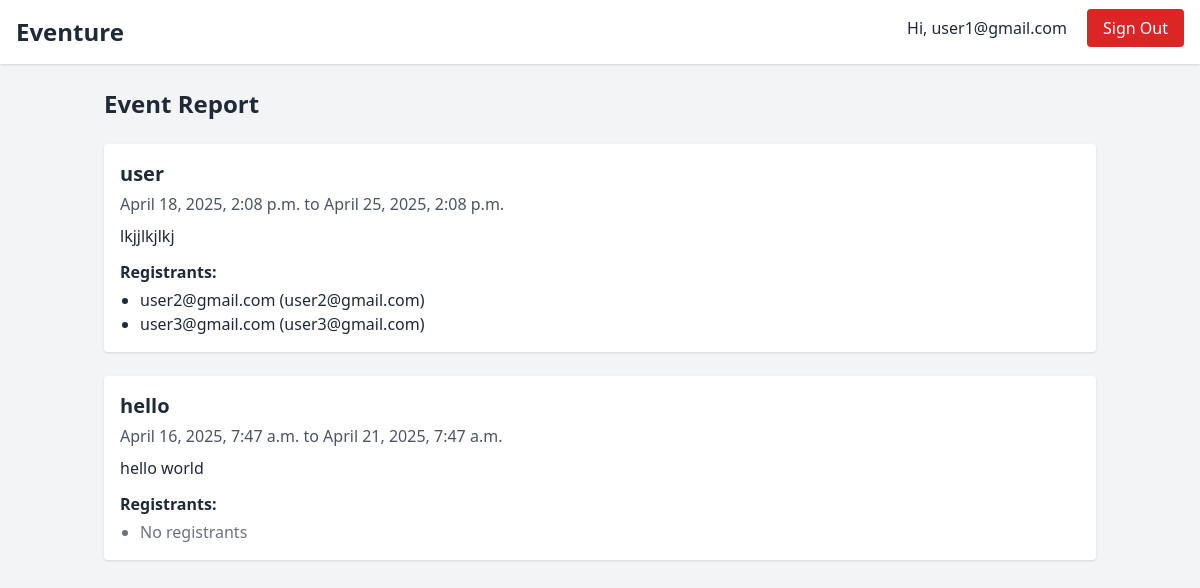
The app's page /events/reports/registrations/ (signed in) with its own data.
### events/models.py (models this page shows, shortened)
class Events(models.Model):
    name = models.CharField(max_length=200)
    description = models.TextField()
    start_date = models.DateTimeField()
    end_date = models.DateTimeField()
    users = models.ManyToManyField(Users, related_name='registered_events')

class Users(models.Model):
    user = models.OneToOneField(User, on_delete=models.CASCADE)
    group = models.ForeignKey(Group, on_delete=models.CASCADE, related_name='users')

### events/views.py (the view)
# urls.py: path('reports/registrations/', eventsViews.event_report, name='event_report'),
@login_required
def event_report(request):
    if not is_admin(request.user):
        return redirect('events')
    events = Events.objects.prefetch_related('users__user').all()
    return render(request, 'event_report.html', {
        'is_admin': True,
        'events': events
    })

### events/views.py (called while the page is built)
def is_admin(user):
    return hasattr(user, 'users') and user.users.group.group_name == 'administrator'

### events/templates/event_report.html
{% extends 'base.html' %}
{% block content %}
<h2 class="text-2xl font-bold mb-6">Event Report</h2>
{% for event in events %}
  <div class="bg-white shadow p-4 rounded mb-6">
    <h3 class="text-xl font-semibold mb-1">{{ event.name }}</h3>
    <p class="text-gray-600">{{event.start_date}} to {{event.end_date}}</p>
    <p class="mt-2">{{ event.description }}</p>
    {% if is_admin %}
      <h4 class="font-semibold mt-3 mb-1">Registrants:</h4>
      <ul class="list-disc pl-5">
        {% for user in event.users.all %}
          <li>{{user.user.username}} ({{user.user.email}})</li>
        {% empty %}
          <li class="text-gray-500">No registrants</li>
        {% endfor %}
      </ul>
    {% else %}
      {% if event.id in registered_ids %}
        <p class="text-green-600 mt-2 font-semibold">You are registered for this event</p>
      {% else %}
        <p class="text-gray-400 mt-2 italic">You are not registered for this event</p>
      {% endif %}
    {% endif %}
  </div>
{% endfor %}
{% endblock %}

### eventure/templates/base.html (shortened to what this page needs)
<!DOCTYPE html>
<html lang="en">
<head>
  <script src="https://cdn.tailwindcss.com"></script>
</head>
<body class="bg-gray-100 text-gray-800">
  <nav class="bg-white shadow p-4 mb-6 flex justify-between">
    <div><a href="{% url 'events' %}" class="text-2xl font-bold">Eventure</a></div>
    <div>
      {% if user.is_authenticated %}
      <span class="mr-4">Hi, {{user.username}}</span>
      <a href="{% url 'signoutaccount' %}" class="bg-red-600 text-white px-4 py-2 rounded hover:bg-red-700">
        Sign Out
      </a>
      {% endif %}
    </div>
  </nav>
  <div class="container mx-auto px-4">
    {% block content %}{% endblock %}
  </div>
</body>
</html>

### records on screen
Events: name "user", start_date "April 18, 2025, 2:08 p.m.", end_date "April 25, 2025, 2:08 p.m.", description "lkjjlkjlkj"
Users: user.username "user2@gmail.com", user.email "user2@gmail.com"
Users: user.username "user3@gmail.com", user.email "user3@gmail.com"
Events: name "hello", start_date "April 16, 2025, 7:47 a.m.", end_date "April 21, 2025, 7:47 a.m.", description "hello world", shows "No registrants"

### other values on screen
{{ user.username }} "user1@gmail.com"
